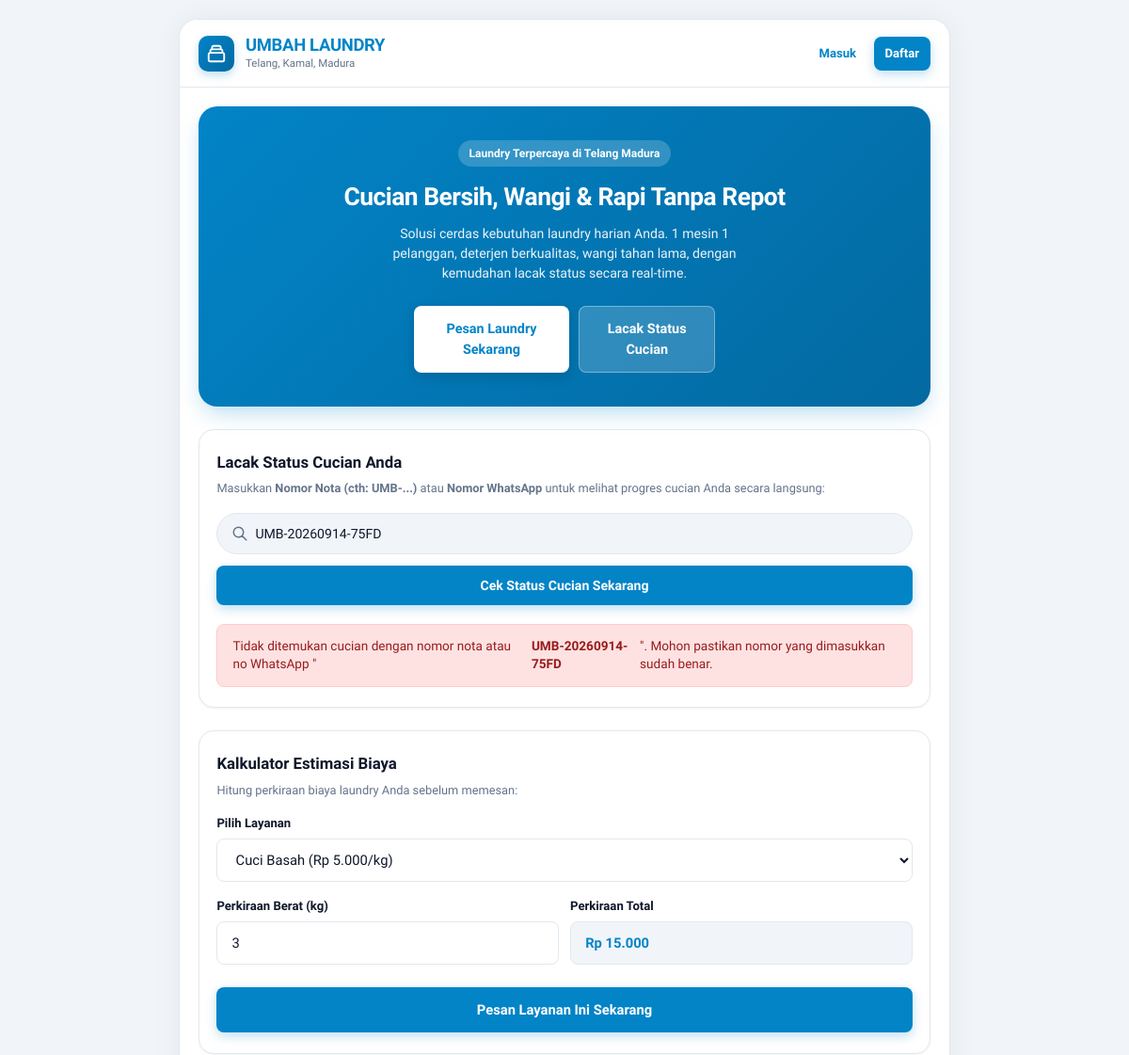
Page /index.php?lacak=UMB-20260914-75FD (upper part) on the earlier database version.
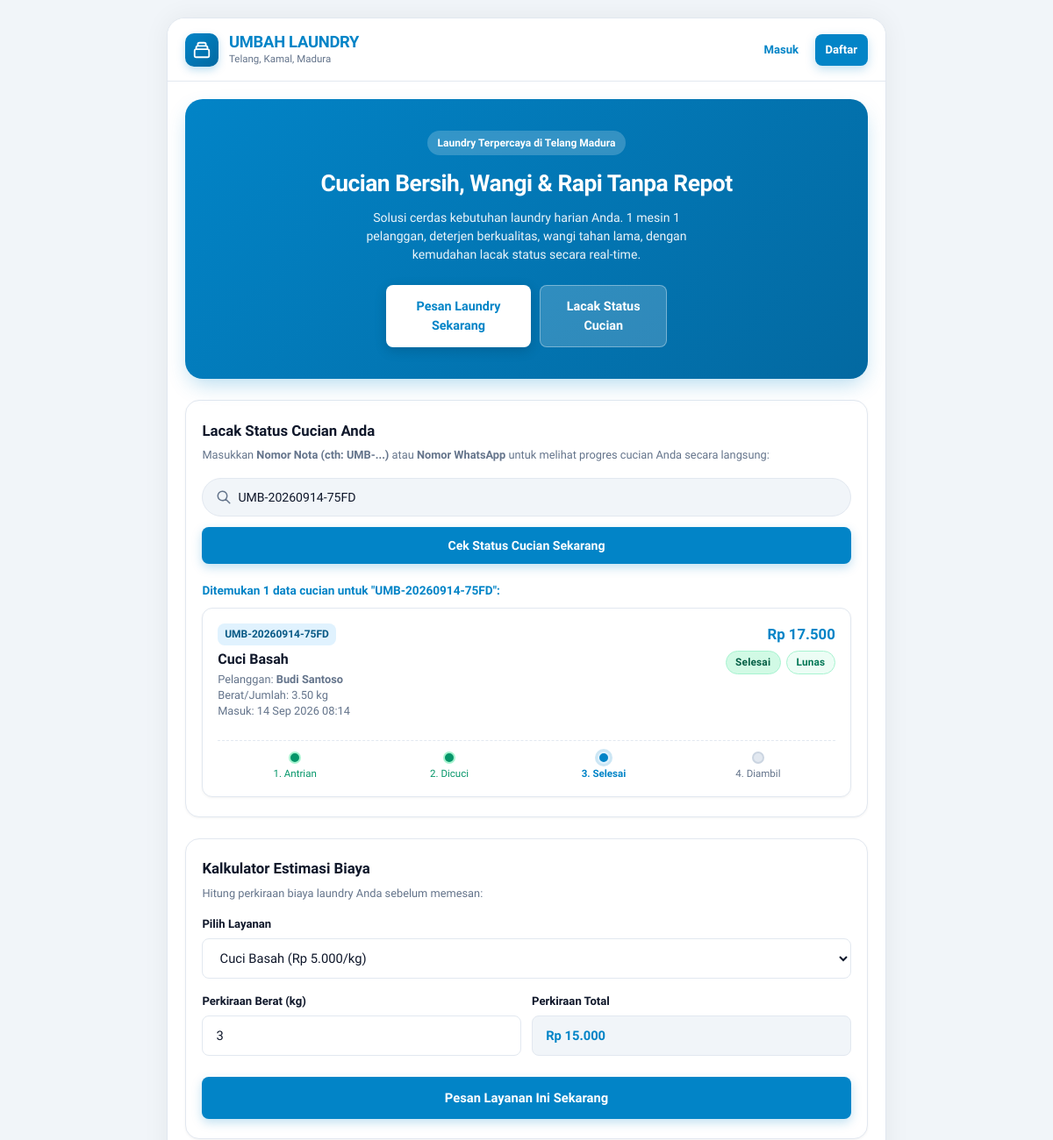
Same page on the later database version.
### tables this page shows
CREATE TABLE `transaksi` (
  `id` int(11) NOT NULL AUTO_INCREMENT,
  `kode_transaksi` varchar(30) NOT NULL,
  `id_pelanggan` int(11) NOT NULL,
  `id_layanan` int(11) NOT NULL,
  `id_karyawan` int(11) DEFAULT NULL,
  `berat_jumlah` decimal(5,2) NOT NULL,
  `total_harga` decimal(10,2) NOT NULL,
  `metode_pembayaran` enum('Tunai','QRIS','Transfer') DEFAULT 'Tunai',
  `status_pembayaran` enum('Belum Lunas','Lunas') DEFAULT 'Lunas',
  `status_cucian` enum('Antrian','Dalam Proses','Selesai','Sudah Diambil','Batal') DEFAULT 'Antrian',
  `catatan` text DEFAULT NULL,
  `tanggal_masuk` datetime DEFAULT current_timestamp(),
  `tanggal_selesai` datetime DEFAULT NULL,
  PRIMARY KEY (`id`),
  UNIQUE KEY `kode_transaksi` (`kode_transaksi`),
  KEY `fk_tx_pelanggan` (`id_pelanggan`),
  KEY `fk_tx_layanan` (`id_layanan`),
  KEY `fk_tx_karyawan` (`id_karyawan`),
  CONSTRAINT `fk_tx_karyawan` FOREIGN KEY (`id_karyawan`) REFERENCES `users` (`id`) ON DELETE SET NULL,
  CONSTRAINT `fk_tx_layanan` FOREIGN KEY (`id_layanan`) REFERENCES `layanan` (`id`),
  CONSTRAINT `fk_tx_pelanggan` FOREIGN KEY (`id_pelanggan`) REFERENCES `pelanggan` (`id`) ON DELETE CASCADE
);

CREATE TABLE `layanan` (
  `id` int(11) NOT NULL AUTO_INCREMENT,
  `nama_layanan` varchar(100) NOT NULL,
  `kategori` varchar(50) NOT NULL,
  `satuan` varchar(20) NOT NULL DEFAULT 'kg',
  `harga_per_satuan` decimal(10,2) NOT NULL,
  `created_at` timestamp NOT NULL DEFAULT current_timestamp(),
  PRIMARY KEY (`id`)
);

CREATE TABLE `pelanggan` (
  `id` int(11) NOT NULL AUTO_INCREMENT,
  `nama` varchar(100) NOT NULL,
  `no_hp` varchar(20) NOT NULL,
  `alamat` text DEFAULT NULL,
  `jumlah_bonus` int(11) DEFAULT 0,
  `created_at` timestamp NOT NULL DEFAULT current_timestamp(),
  PRIMARY KEY (`id`),
  UNIQUE KEY `no_hp` (`no_hp`)
);

### classes/Transaksi.php (called while the page is built, shortened)
<?php
class Transaksi {
    private PDO $db;
    private string $table = "transaksi";
    public function __construct(PDO $db) {
        $this->db = $db;
    }
    public function lacakTransaksi(string $keyword): array {
        $keyword = trim($keyword);
        $cleanPhone = preg_replace('/[^0-9]/', '', $keyword);
        $conditions = [
            "t.kode_transaksi LIKE :kCode",
            "p.no_hp = :kExact",
            "p.nama LIKE :kName"
        ];
        $params = [
            ':kCode'  => "%{$keyword}%",
            ':kExact' => $keyword,
            ':kName'  => "%{$keyword}%"
        ];
        if (!empty($cleanPhone)) {
            $conditions[] = "REPLACE(REPLACE(REPLACE(p.no_hp, '-', ''), ' ', ''), '+', '') = :kPhone";
            $params[':kPhone'] = $cleanPhone;
        }
        $sql = "SELECT t.*, p.nama AS nama_pelanggan, p.no_hp, p.alamat AS alamat_pelanggan,
                       l.nama_layanan, l.satuan, l.harga_per_satuan, u.nama AS nama_karyawan
                FROM {$this->table} t
                JOIN pelanggan p ON t.id_pelanggan = p.id
                JOIN layanan l ON t.id_layanan = l.id
                LEFT JOIN users u ON t.id_karyawan = u.id
                WHERE (" . implode(" OR ", $conditions) . ")
                ORDER BY t.id DESC";
        $stmt = $this->db->prepare($sql);
        $stmt->execute($params);
        return $stmt->fetchAll();
    }
}

### index.php (the view, shortened to what the changed rows need)
<?php
require_once __DIR__ . '/classes/Transaksi.php';
$db = (new Database())->getConnection();
$transaksiModel = new Transaksi($db);
$lacakKeyword = trim($_GET['lacak'] ?? '');
$hasilLacak = [];
if (!empty($lacakKeyword)) {
    $hasilLacak = $transaksiModel->lacakTransaksi($lacakKeyword);
}
?>
<!DOCTYPE html>
<html lang="id">
<head>
    <link rel="stylesheet" href="assets/css/chingu-style.css">
</head>
<body>
<div class="app-container" style="padding-bottom: 0;">
    <div class="content">
        <div class="landing-hero">
            <h1 class="hero-title">Cucian Bersih, Wangi & Rapi Tanpa Repot</h1>
        </div>
        <div class="section-box" id="lacakSection">
            <?php if (!empty($lacakKeyword)): ?>
                <div style="margin-top: 1.25rem;">
                    <?php if (empty($hasilLacak)): ?>
                        <div class="alert alert-danger" style="margin-bottom: 0;">
                            Tidak ditemukan cucian dengan nomor nota atau no WhatsApp "<strong><?= htmlspecialchars($lacakKeyword) ?></strong>". Mohon pastikan nomor yang dimasukkan sudah benar.
                        </div>
                    <?php else: ?>
                        <div style="font-weight: 700; font-size: 0.85rem; color: var(--primary); margin-bottom: 0.65rem;">
                            Ditemukan <?= count($hasilLacak) ?> data cucian untuk "<?= htmlspecialchars($lacakKeyword) ?>":
                        </div>
                        <div class="order-list">
                            <?php foreach ($hasilLacak as $trx): ?>
                                <?php
                                    $badgeClass = match($trx['status_cucian']) {
                                        'Antrian'       => 'badge-antrian',
                                        'Dalam Proses'  => 'badge-proses',
                                        'Selesai'       => 'badge-selesai',
                                        'Sudah Diambil' => 'badge-diambil',
                                        default         => 'badge-proses'
                                    };
                                    $s = $trx['status_cucian'];
                                    $isProses  = in_array($s, ['Dalam Proses', 'Selesai', 'Sudah Diambil']);
                                    $isSelesai = in_array($s, ['Selesai', 'Sudah Diambil']);
                                    $isDiambil = ($s === 'Sudah Diambil');
                                ?>
                                <div class="order-card">
                                    <div class="order-card-header">
                                        <div>
                                            <span class="order-code"><?= htmlspecialchars($trx['kode_transaksi']) ?></span>
                                            <h5><?= htmlspecialchars($trx['nama_layanan']) ?></h5>
                                            <div class="order-card-meta">
                                                Pelanggan: <strong><?= htmlspecialchars($trx['nama_pelanggan']) ?></strong>
                                                <br>
                                                Berat/Jumlah: <?= $trx['berat_jumlah'] ?> <?= htmlspecialchars($trx['satuan']) ?>
                                                <br>
                                                Masuk: <?= date('d M Y H:i', strtotime($trx['tanggal_masuk'])) ?>
                                            </div>
                                        </div>
                                        <div style="text-align: right;">
                                            <div class="order-price">Rp <?= number_format($trx['total_harga'], 0, ',', '.') ?></div>
                                            <div style="margin-top: 0.35rem;" class="order-card-badges">
                                                <span class="badge <?= $badgeClass ?>"><?= htmlspecialchars($trx['status_cucian']) ?></span>
                                                <span class="badge <?= $trx['status_pembayaran'] === 'Lunas' ? 'badge-lunas' : 'badge-belum-lunas' ?>">
                                                    <?= htmlspecialchars($trx['status_pembayaran']) ?>
                                                </span>
                                            </div>
                                        </div>
                                    </div>
                                    <div class="order-step-timeline">
                                        <div class="step-item <?= $s === 'Antrian' ? 'active-step' : ($isProses ? 'passed-step' : '') ?>">
                                            <div class="step-dot"></div>
                                            <span>1. Antrian</span>
                                        </div>
                                        <div class="step-item <?= $s === 'Dalam Proses' ? 'active-step' : ($isSelesai ? 'passed-step' : '') ?>">
                                            <div class="step-dot"></div>
                                            <span>2. Dicuci</span>
                                        </div>
                                        <div class="step-item <?= $s === 'Selesai' ? 'active-step' : ($isDiambil ? 'passed-step' : '') ?>">
                                            <div class="step-dot"></div>
                                            <span>3. Selesai</span>
                                        </div>
                                        <div class="step-item <?= $isDiambil ? 'active-step passed-step' : '' ?>">
                                            <div class="step-dot"></div>
                                            <span>4. Diambil</span>
                                        </div>
                                    </div>
                                </div>
                            <?php endforeach; ?>
                        </div>
                    <?php endif; ?>
                </div>
            <?php endif; ?>
        </div>
    </div>
</div>
</body>
</html>

Differences in the rows shown:
added transaksi: kode_transaksi "UMB-20260914-75FD", id_layanan.nama_layanan "Cuci Basah", id_pelanggan.nama "Budi Santoso", berat_jumlah "3.50", id_layanan.satuan "kg", tanggal_masuk "14 Sep 2026 08:14", total_harga "17.500", status_cucian "Selesai", status_pembayaran "Lunas"
Other differences:
count($hasilLacak): (not shown) → "1"
$lacakKeyword: (not shown) → "UMB-20260914-75FD"
$lacakKeyword: "UMB-20260914-75FD" → (not shown)
text no longer shown: "Tidak ditemukan cucian dengan nomor nota atau no WhatsApp \" \". Mohon pastikan nomor yang dimasukkan sudah benar."
text now shown: "Ditemukan data cucian untuk \" \":"
